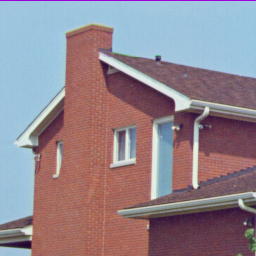
%> input picture CryptoProject/house256.tiff, 256 x 256 px
$ octave Encryption_arnoldcat.m   (GNU Octave 9; MATLAB toolbox functions it lacks are replaced by stand-ins)
%> lines starting %> are read from the running program, lines starting %| are printed output that depends on the picture
%Closing and clearing all open screens
close all;
clear all;

%Reading and opening the image
image = imread('house256.tiff');
%> image is the input picture: size 256x256x3 uint8; mean R, G, B 146.6, 133, 142

figure
imshow(image)

%Initialize the size of the image
[u,v,w] = size(image);
%> u = 256; v = 256; w = 3

%RGB is seperated into 3 matrices
img_red = image(:,:,1); % Red channel
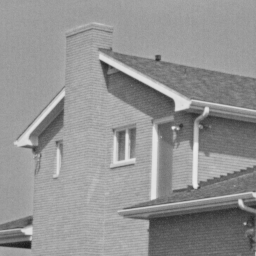
%> img_red: size 256x256 uint8; min 26, max 234, mean 146.6
img_green = image(:,:,2); % Green channel
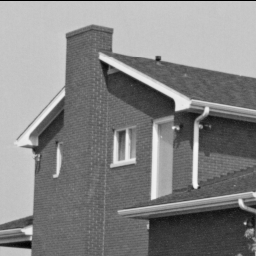
%> img_green: size 256x256 uint8; min 0, max 246, mean 133
img_blue = image(:,:,3); % Blue channel
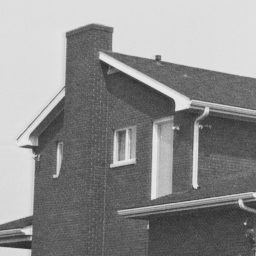
%> img_blue: size 256x256 uint8; min 44, max 232, mean 142

%Initiating the matrices required for Arnold Cat Map
shuffled_red = zeros(u,v, 'uint8');
shuffled_green = zeros(u,v, 'uint8');
shuffled_blue = zeros(u,v, 'uint8');
twobytwo = zeros(2,2);
threebyone = zeros(3,1);
shuffled = zeros(size(image), 'uint8');

% [7 lines of commented-out code are left out]
a=5;
b=3;
c=7;
d=2;
matrixA = [1 a b; c ((a*c)+1) (b*c); d (a*b*c*d) ((b*d)+1)];

%Elements of MatrixA mod 256
matrixA = mod(matrixA, 256);

for k = 1:w
    for i = 1:u
        for j = 1:v
            threebyone = mod(matrixA * [i; j; k], 256);
            shuffled(threebyone(1,1) + 1, threebyone(2,1) + 1, mod(threebyone(3,1),w) + 1) = image (i,j,k);
        end
    end
end
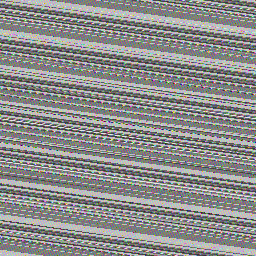
%> shuffled: size 256x256x3 uint8; mean R, G, B 140.5, 140.6, 139.4

%Arnold cat map has been performed on the Image that has been provided
%The resulting shuffled image is stored in 'shuffled'

%----------------------ARNOLD CAT MAP ENDS-----------------------%


%----------------------CHAOTIC MAP-------------------------------%
R1 = shuffled(:,:,1); % Red channel
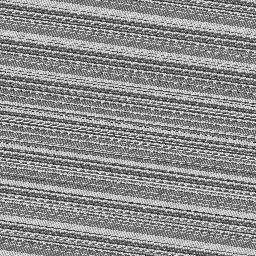
%> R1: size 256x256 uint8; min 0, max 246, mean 140.5
G1 = shuffled(:,:,2); % Green channel
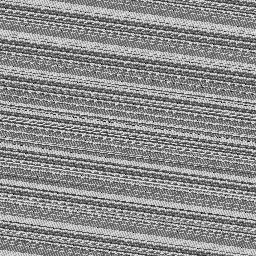
%> G1: size 256x256 uint8; min 0, max 244, mean 140.6
B1 = shuffled(:,:,3); % Blue channel
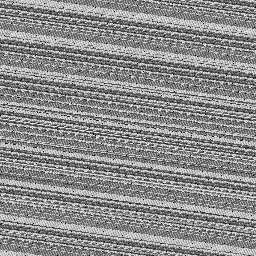
%> B1: size 256x256 uint8; min 0, max 245, mean 139.4

%Lorentz chaotic mapping solutions lorentz(n,level,s,r,b,x0,y0,z0,h)
%Runge-kutta step size is initiated as 0.001.
%> (the run ends here)
